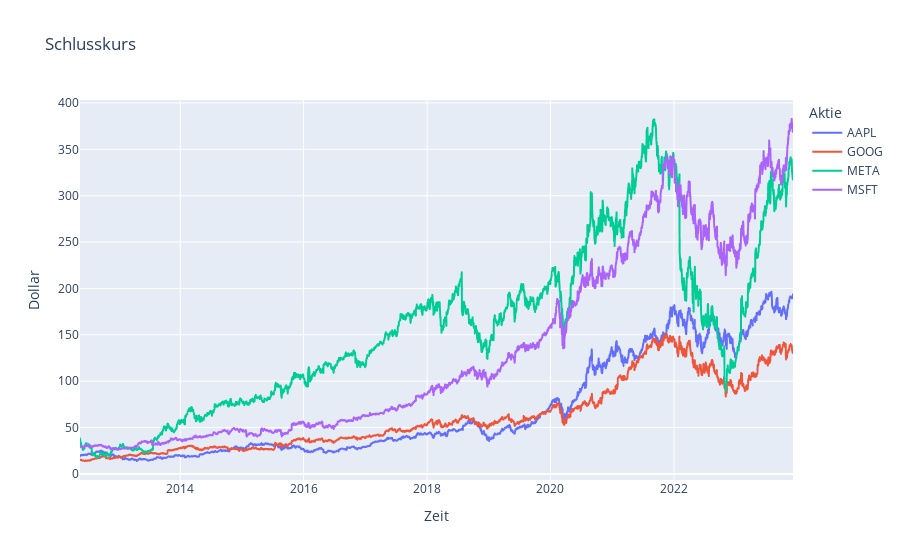

This figure's notebook cell:
### Code cell
px.line(df_final, 
        x = 'Date', 
        y = ['AAPL', 'GOOG', 'META', 'MSFT'],
        labels = {"value": "Dollar",
                  "Date": "Zeit",
                  "variable": "Aktie"},
        title = 'Schlusskurs')

### Figure 1 — Plotly figure (JSON) as saved in the notebook; plotly's stock layout.template omitted (floating-point values rounded to 4 significant figures; data arrays with more than 128 entries replaced by an {"elided": "..."} marker saying what was removed)
{"data": [{"hovertemplate": "Aktie=AAPL<br>Zeit=%{x}<br>Dollar=%{y}<extra></extra>", "legendgroup": "AAPL", "line": {"color": "#636efa", "dash": "solid"}, "marker": {"symbol": "circle"}, "mode": "lines", "name": "AAPL", "showlegend": true, "type": "scattergl", "x": {"elided": "2907 str values"}, "xaxis": "x", "y": {"elided": "2907 float values"}, "yaxis": "y"}, {"hovertemplate": "Aktie=GOOG<br>Zeit=%{x}<br>Dollar=%{y}<extra></extra>", "legendgroup": "GOOG", "line": {"color": "#EF553B", "dash": "solid"}, "marker": {"symbol": "circle"}, "mode": "lines", "name": "GOOG", "showlegend": true, "type": "scattergl", "x": {"elided": "2907 str values"}, "xaxis": "x", "y": {"elided": "2907 float values"}, "yaxis": "y"}, {"hovertemplate": "Aktie=META<br>Zeit=%{x}<br>Dollar=%{y}<extra></extra>", "legendgroup": "META", "line": {"color": "#00cc96", "dash": "solid"}, "marker": {"symbol": "circle"}, "mode": "lines", "name": "META", "showlegend": true, "type": "scattergl", "x": {"elided": "2907 str values"}, "xaxis": "x", "y": {"elided": "2907 float values"}, "yaxis": "y"}, {"hovertemplate": "Aktie=MSFT<br>Zeit=%{x}<br>Dollar=%{y}<extra></extra>", "legendgroup": "MSFT", "line": {"color": "#ab63fa", "dash": "solid"}, "marker": {"symbol": "circle"}, "mode": "lines", "name": "MSFT", "showlegend": true, "type": "scattergl", "x": {"elided": "2907 str values"}, "xaxis": "x", "y": {"elided": "2907 float values"}, "yaxis": "y"}], "layout": {"legend": {"title": {"text": "Aktie"}, "tracegroupgap": 0}, "title": {"text": "Schlusskurs"}, "xaxis": {"anchor": "y", "domain": [0, 1], "title": {"text": "Zeit"}}, "yaxis": {"anchor": "x", "domain": [0, 1], "title": {"text": "Dollar"}}}}
